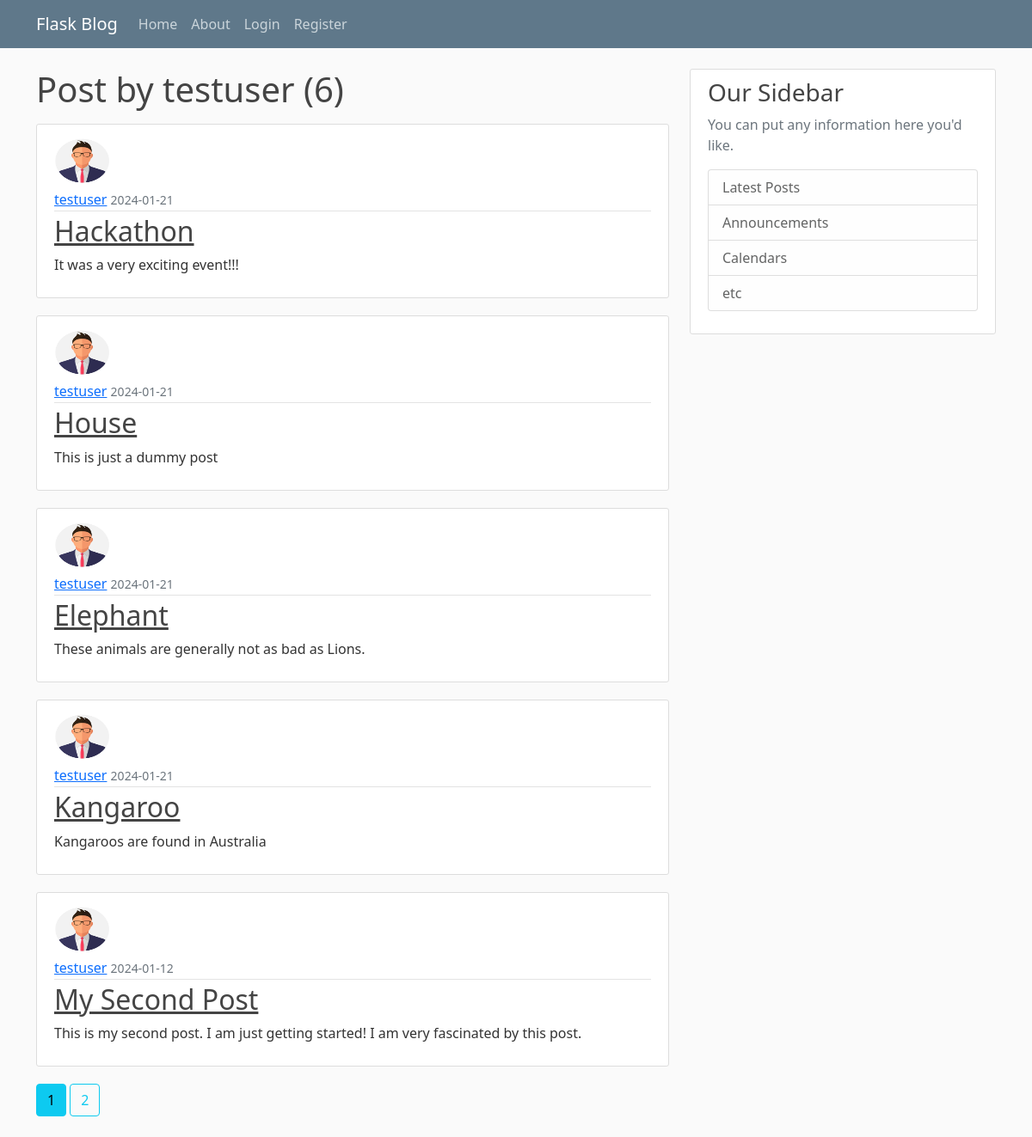
The app's page /user/testuser with its own data.
### flaskblog/models.py (models this page shows, shortened)
class User(db.Model, UserMixin):
    id = db.Column(db.Integer, primary_key=True)
    username = db.Column(db.String(20), unique=True, nullable=False)
    email = db.Column(db.String(120), unique=True, nullable=False)
    image_file = db.Column(db.String(20), nullable=False, default='default.jpg')
    password = db.Column(db.String(60), nullable=False)
    posts = db.relationship('Post', backref='author', lazy=True)

class Post(db.Model):
    id = db.Column(db.Integer, primary_key=True)
    title = db.Column(db.String(100), nullable=False)
    date_posted = db.Column(db.DateTime, nullable=False, default=datetime.utcnow)
    content = db.Column(db.Text, nullable=False)
    user_id = db.Column(db.Integer, db.ForeignKey('user.id'), nullable=False)

### flaskblog/users/routes.py (the view)
@users.route('/user/<string:username>')
def user_posts(username):
    page = request.args.get('page', 1, type=int)
    user = User.query.filter_by(username=username).first_or_404()
    posts = Post.query.filter_by(author=user)\
        .order_by(Post.date_posted.desc())\
        .paginate(page=page, per_page=5)
    return render_template('user_posts.html', posts=posts, user=user)

### flaskblog/templates/user_posts.html
{% extends 'layout.html' %}
{% block content %}
    <h1 class="mb-3">Post by {{ user.username }} ({{ posts.total }})</h1>
    {% for post in posts.items %}
    <article class="media content-section">
        <img class="rounded-circle article-img" src="{{ url_for('static', filename='profile_pics/' + post.author.image_file) }}" alt="Author Image">
        <div class="media-body">
            <div class="article-metadata">
                <a class="mr-2" href="{{ url_for('users.user_posts', username=post.author.username) }}">{{ post.author.username }}</a>
                <small class="text-muted">{{ post.date_posted.strftime('%Y-%m-%d') }}</small>
            </div>
            <h2><a class="article-title" href="{{ url_for('posts.post', post_id=post.id) }}">{{ post.title }}</a></h2>
            <p class="article-content">{{ post.content }}</p>
        </div>
    </article>
    {% endfor %}
    {% for page_num in posts.iter_pages(left_edge=1, right_edge=1, left_current=1, right_current=2) %}
        {% if page_num %}
            {% if posts.page == page_num %}
                <a class="btn btn-info mb-4" href="{{ url_for('users.user_posts', username=user.username, page=page_num) }}">{{ page_num }}</a>
            {% else %}
                <a class="btn btn-outline-info mb-4" href="{{ url_for('users.user_posts', username=user.username, page=page_num) }}">{{ page_num }}</a>
            {% endif %}
        {% else %}
            ...
        {% endif %}
    {% endfor %}
{% endblock content %}

### flaskblog/static/main.css (style rules this page uses)
body { background: #fafafa; color: #333333; margin-top: 5rem; }
h1, h2, h3, h4, h5, h6 { color: #444444; }
.content-section { background: #ffffff; padding: 10px 20px; border: 1px solid #dddddd; border-radius: 3px; margin-bottom: 20px; }
.article-title { color: #444444; }
.article-content { white-space: pre-line; }
.article-img { height: 65px; width: 65px; margin-right: 16px; }
.article-metadata { padding-bottom: 1px; margin-bottom: 4px; border-bottom: 1px solid #e3e3e3 }

### records on screen
User: username "testuser"
Post: image_file (picture), author.username "testuser", date_posted "2024-01-21", title "Hackathon", content "It was a very exciting event!!!"
Post: image_file (picture), author.username "testuser", date_posted "2024-01-21", title "House", content "This is just a dummy post"
Post: image_file (picture), author.username "testuser", date_posted "2024-01-21", title "Elephant", content "These animals are generally not as bad as Lions."
Post: image_file (picture), author.username "testuser", date_posted "2024-01-21", title "Kangaroo", content "Kangaroos are found in Australia"
Post: image_file (picture), author.username "testuser", date_posted "2024-01-12", title "My Second Post", content "This is my second post. I am just getting started! I am very fascinated by this post."

### other values on screen
{{ posts.total }} "6"
{{ page_num }} "1"
{{ page_num }} "2"
